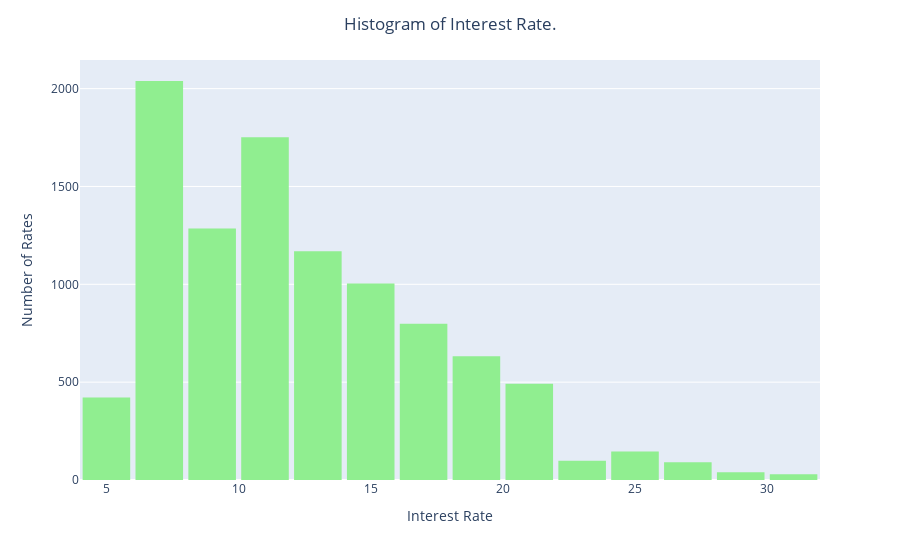

Notebook code cell kept with this figure:
### Markdown cell above
**Problem 1** Create a histogram of your own! Try making a histogram of one of the other pieces of numerical data. Make it as fancy as you want. Include some categorical information. Do you learn anything from your graph? If so what?

### Code cell
fig = px.histogram(DF,
                   nbins=15,
                   opacity=1,
                   x='interest_rate',
                   color_discrete_sequence=['lightgreen'])

fig.update_layout(bargap=0.1,
                  title='Histogram of Interest Rate.',
                  xaxis_title="Interest Rate",
                  yaxis_title = "Number of Rates",
                  title_x=0.5)
fig.show()

### Figure 1 — Plotly figure (JSON) as saved in the notebook; plotly's stock layout.template omitted (floating-point values rounded to 4 significant figures; data arrays with more than 128 entries replaced by an {"elided": "..."} marker saying what was removed)
{"data": [{"alignmentgroup": "True", "bingroup": "x", "hovertemplate": "interest_rate=%{x}<br>count=%{y}<extra></extra>", "legendgroup": "", "marker": {"color": "lightgreen", "opacity": 1, "pattern": {"shape": ""}}, "name": "", "nbinsx": 15, "offsetgroup": "", "orientation": "v", "showlegend": false, "type": "histogram", "x": {"elided": "10000 float values"}, "xaxis": "x", "yaxis": "y"}], "layout": {"autosize": true, "bargap": 0.1, "barmode": "relative", "legend": {"tracegroupgap": 0}, "margin": {"t": 60}, "title": {"text": "Histogram of Interest Rate.", "x": 0.5}, "xaxis": {"anchor": "y", "autorange": true, "domain": [0, 1], "range": [4, 32], "title": {"text": "Interest Rate"}, "type": "linear"}, "yaxis": {"anchor": "x", "autorange": true, "domain": [0, 1], "range": [0, 2146.0], "title": {"text": "Number of Rates"}}}}
